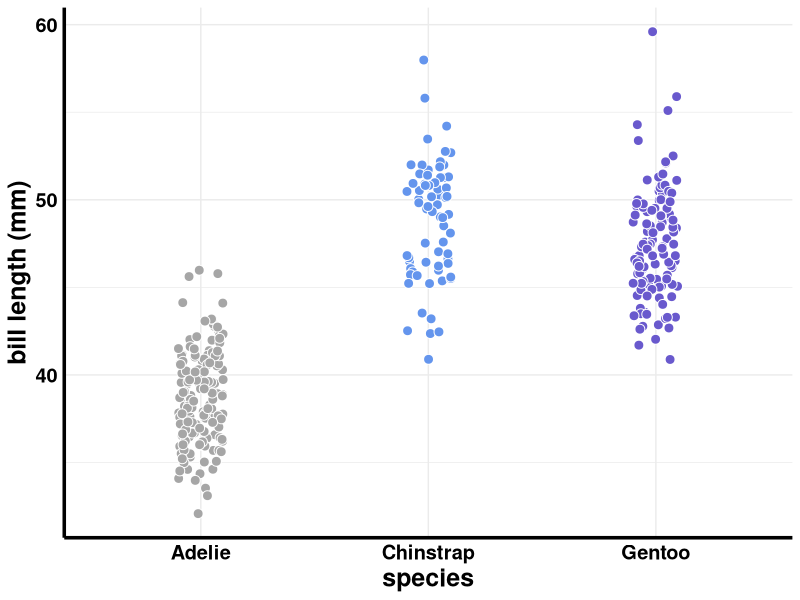
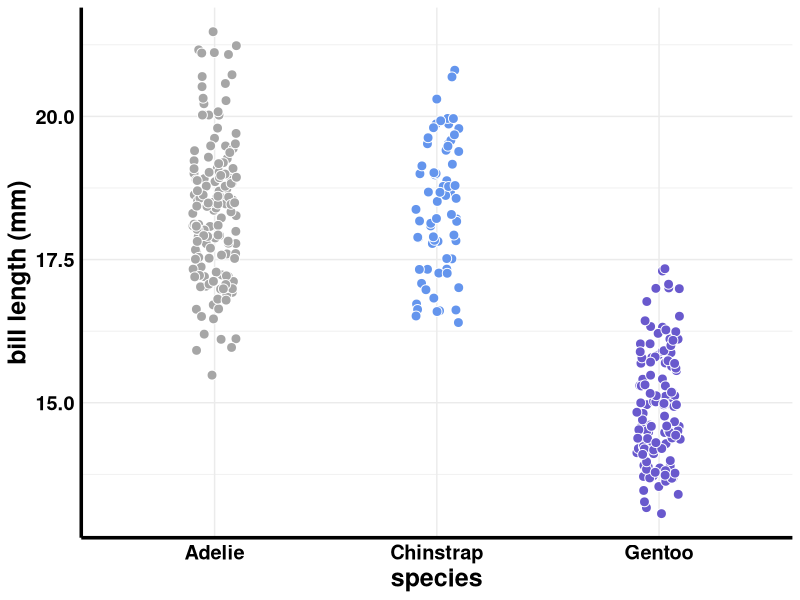
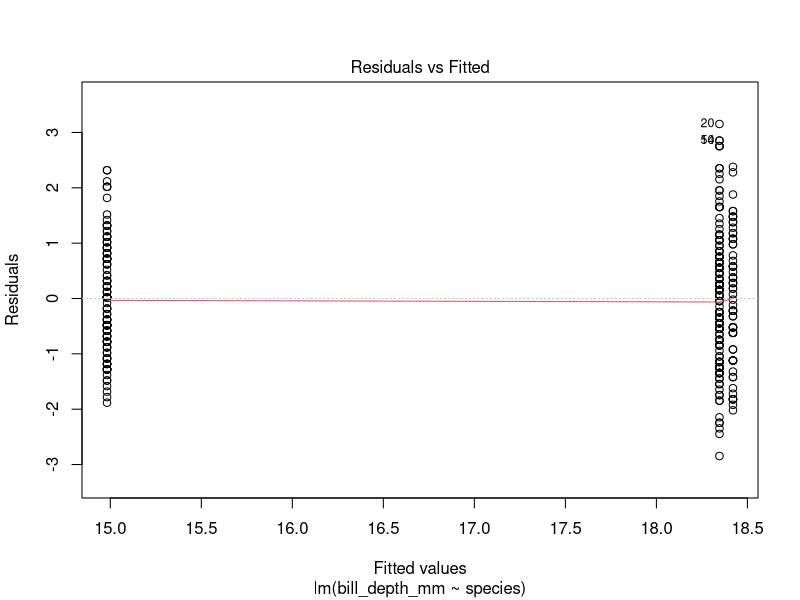
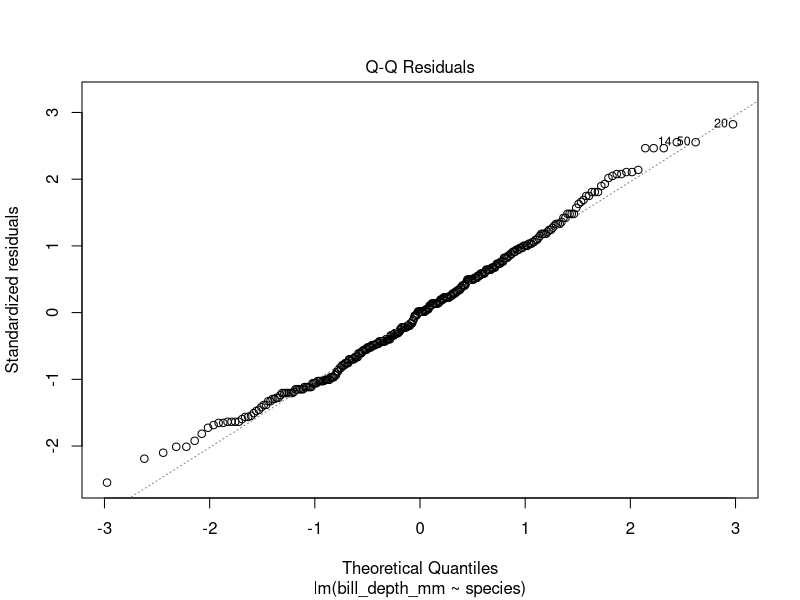
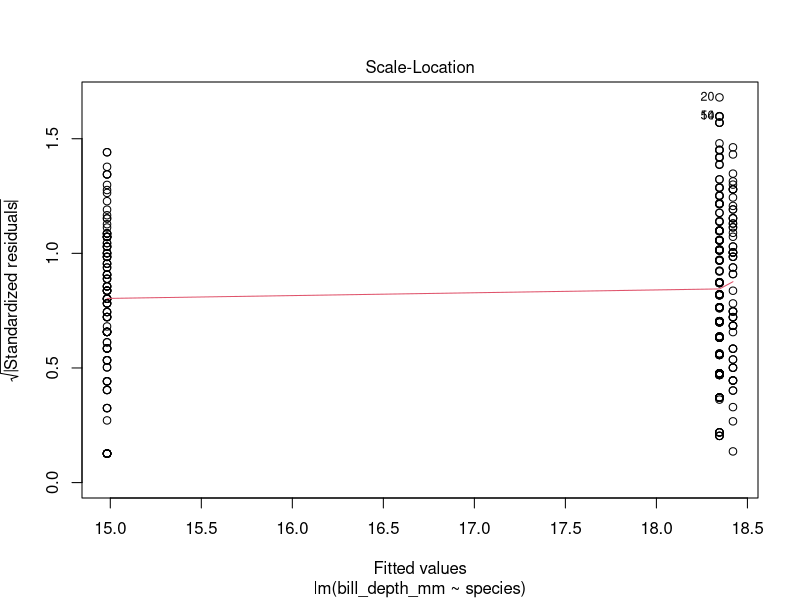
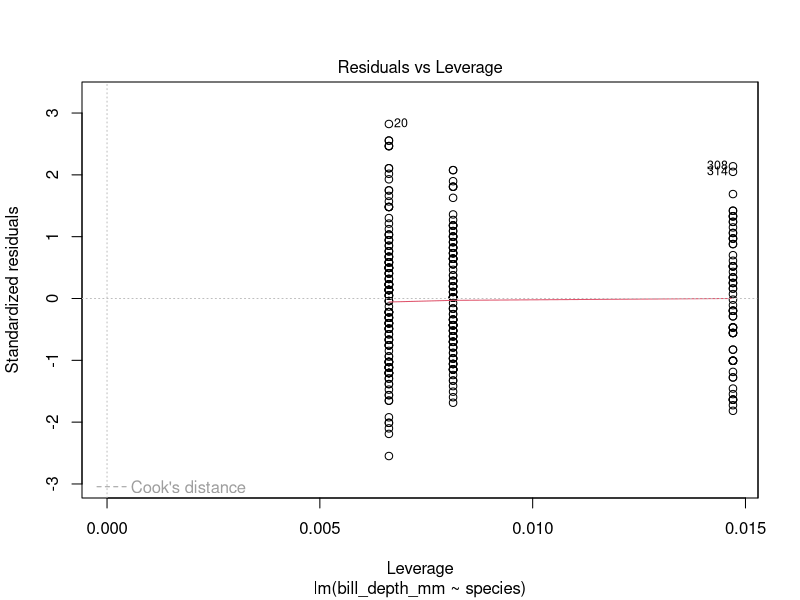

Generate these figures, in order, with R:
## ---- chunk 1
knitr::opts_chunk$set(echo = TRUE)
## ---- chunk 2
library(emmeans) #three new packages you might need to install them 
library(multcomp)
library(multcompView)

library(ggplot2) 
library(tidyr)
library(dplyr)
library(readr)
library(readxl)
library(RColorBrewer)
library(viridis)
## ---- chunk 3
#remotes::install_github("allisonhorst/palmerpenguins") #download the data from Github.
#you might need to install the "remotes" package
library(palmerpenguins)
## ---- chunk 4
wisteria <- c("grey65", "burlywood3", "khaki2", "plum1", "lightcyan2", "cornflowerblue", "slateblue3")

 penguins %>% 
  ggplot(aes(x = species, y = bill_length_mm)) + 
  geom_point(aes(fill = species),
             position = position_jitter(0.1, seed = 666),
             size = 3,
             shape = 21,
             color = "white") +
  scale_fill_manual(values = wisteria[c(1,6,7)]) +
  labs(x = "species", 
       y = "bill length (mm)") +
  theme_minimal() +
  theme(axis.line = element_line(size = 1.2),
        text = element_text(size = 18, color = "black", face = "bold"),
        axis.text = element_text(color = "black"),
        legend.position = "none")
## ---- chunk 5
head(penguins)
## ---- chunk 6
penguins %>% 
  ggplot(aes(x = species, y = bill_depth_mm)) + 
  geom_point(aes(fill = species),
             position = position_jitter(0.1, seed = 666),
             size = 3,
             shape = 21,
             color = "white") +
  scale_fill_manual(values = wisteria[c(1,6,7)]) +
  labs(x = "species", 
       y = "bill length (mm)") +
  theme_minimal() +
  theme(axis.line = element_line(size = 1.2),
        text = element_text(size = 18, color = "black", face = "bold"),
        axis.text = element_text(color = "black"),
        legend.position = "none")
## ---- chunk 7
model_depth <- lm(bill_depth_mm ~ species, data = penguins)
plot(model_depth)
## ---- chunk 8
anova(model_depth)
## ---- chunk 9
estimate_depth <- emmeans(model_depth, pairwise ~ species)
estimate_depth$contrast
## ---- chunk 10
cld(estimate_depth$emmeans, Letters = letters)
